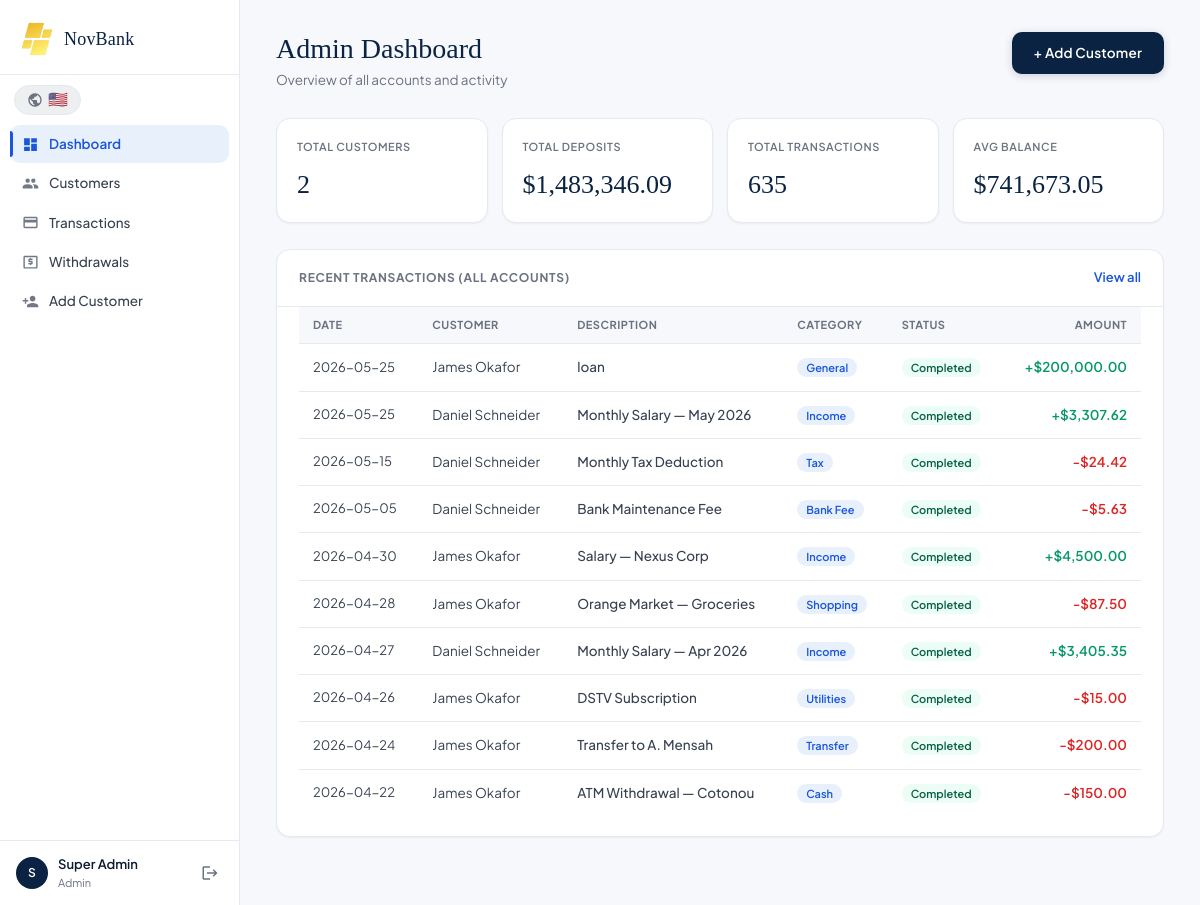
The page /admin (signed in) on the database its author committed.
### tables this page shows
CREATE TABLE transactions (
        id INTEGER PRIMARY KEY AUTOINCREMENT,
        user_id INTEGER,
        type TEXT,
        amount REAL,
        description TEXT,
        category TEXT DEFAULT 'General',
        balance_after REAL,
        status TEXT DEFAULT 'Completed',
        date TEXT DEFAULT CURRENT_TIMESTAMP,
        FOREIGN KEY(user_id) REFERENCES users(id)
    );

CREATE TABLE users (
        id INTEGER PRIMARY KEY AUTOINCREMENT,
        name TEXT NOT NULL,
        email TEXT UNIQUE NOT NULL,
        password TEXT NOT NULL,
        role TEXT DEFAULT 'customer',
        account_number TEXT UNIQUE,
        account_type TEXT DEFAULT 'Checking',
        balance REAL DEFAULT 0.0,
        routing_number TEXT DEFAULT '021000021',
        phone TEXT DEFAULT '',
        address TEXT DEFAULT '',
        frozen INTEGER DEFAULT 0,
        transfers_enabled INTEGER DEFAULT 0,
        created_at TEXT DEFAULT CURRENT_TIMESTAMP
    , member_since TEXT DEFAULT CURRENT_TIMESTAMP);

### app.py (the view)
@app.route("/admin")
@login_required
@admin_required
def admin_dashboard():
    con = get_db()
    total_users = con.execute("SELECT COUNT(*) as c FROM users WHERE role='customer'").fetchone()["c"]
    total_balance = con.execute("SELECT SUM(balance) as s FROM users WHERE role='customer'").fetchone()["s"] or 0
    total_txns = con.execute("SELECT COUNT(*) as c FROM transactions").fetchone()["c"]
    recent_txns = con.execute("""
        SELECT t.*, u.name as user_name FROM transactions t
        JOIN users u ON t.user_id = u.id ORDER BY t.date DESC LIMIT 10
    """).fetchall()
    con.close()
    return render_template("admin_dashboard.html",
                           total_users=total_users,
                           total_balance=total_balance,
                           total_txns=total_txns,
                           recent_txns=recent_txns,
                           name=session["name"])

### app.py (called while the page is built)
def get_db():
    con = sqlite3.connect(DB)
    con.row_factory = sqlite3.Row
    return con

def login_required(f):
    from functools import wraps
    @wraps(f)
    def decorated(*args, **kwargs):
        if "user_id" not in session:
            return redirect(url_for("login"))
        return f(*args, **kwargs)
    return decorated

def admin_required(f):
    from functools import wraps
    @wraps(f)
    def decorated(*args, **kwargs):
        if session.get("role") != "admin":
            return redirect(url_for("dashboard"))
        return f(*args, **kwargs)
    return decorated

### templates/admin_dashboard.html (shortened to what this page needs)
{% extends "base.html" %}
{% block content %}
<div class="page-header">
  <div>
    <h1 class="page-title">Admin Dashboard</h1>
    <p class="page-sub">Overview of all accounts and activity</p>
  </div>
  <div class="header-actions">
    <a href="{{ url_for('admin_add_customer') }}" class="btn-primary">+ Add Customer</a>
  </div>
</div>
<div class="metrics-grid">
  <div class="metric-card">
    <div class="metric-label">Total Customers</div>
    <div class="metric-value">{{ total_users }}</div>
  </div>
  <div class="metric-card">
    <div class="metric-label">Total Deposits</div>
    <div class="metric-value">${{ "{:,.2f}".format(total_balance) }}</div>
  </div>
  <div class="metric-card">
    <div class="metric-label">Total Transactions</div>
    <div class="metric-value">{{ total_txns }}</div>
  </div>
  <div class="metric-card">
    <div class="metric-label">Avg Balance</div>
    <div class="metric-value">${{ "{:,.2f}".format(total_balance / total_users if total_users > 0 else 0) }}</div>
  </div>
</div>
<div class="section-card">
  <div class="section-card-header">
    <h2 class="section-card-title">Recent Transactions (All Accounts)</h2>
    <a href="{{ url_for('admin_transactions') }}" class="see-all">View all</a>
  </div>
  <div class="data-table-wrap"><table class="data-table">
    <thead>
      <tr>
        <th>Date</th>
        <th>Customer</th>
        <th>Description</th>
        <th>Category</th>
        <th>Status</th>
        <th style="text-align:right">Amount</th>
      </tr>
    </thead>
    <tbody>
      {% for t in recent_txns %}
      <tr>
        <td class="td-date">{{ t['date'][:10] }}</td>
        <td>{{ t['user_name'] }}</td>
        <td class="td-desc">{{ t['description'] }}</td>
        <td><span class="cat-badge">{{ t['category'] }}</span></td>
        <td><span class="status-badge status-{{ t['status'].lower() }}">{{ t['status'] }}</span></td>
        <td class="td-amount {{ 'cr' if t['type']=='CR' else 'dr' }}">
          {{ '+' if t['type']=='CR' else '-' }}${{ "{:,.2f}".format(t['amount']) }}
        </td>
      </tr>
      {% endfor %}
    </tbody>
  </table></div>
</div>
{% endblock %}

### static/css/style.css (style rules this page uses)
*, *::before, *::after { box-sizing: border-box; margin: 0; padding: 0; }
:root { --navy: #0a2342; --navy-mid: #103a6e; --navy-light: #e8f0fb; --blue: #1a56db; --blue-hover: #1648c0; --gold: #b8860b; --gold-light: #fdf8ee; --white: #ffffff; --bg: #f7f8fc; --bg-card: #ffffff; --bg-hover: #f0f4ff; --text: #0d1b2e; --text-mid: #374151; --text-muted: #6b7280; --text-light: #9ca3af; --border: #e5e9f2; --border-mid: #d1d9e8; --green: #065f46; --green-bg: #ecfdf5; --green-border:#a7f3d0; --red: #991b1b; --red-bg: #fef2f2; --red-border: #fecaca; --amber: #92400e; --amber-bg: #fffbeb; --font: 'Plus Jakarta Sans', -apple-system, sans-serif; --font-serif: 'Playfair Display', Georgia, serif; --r-sm: 6px; --r-md: 10px; --r-lg: 14px; --r-xl: 20px; --shadow-xs: 0 1px 2px rgba(0,0,0,0.05); --shadow-sm: 0 1px 4px rgba(0,0,0,0.06), 0 2px 8px rgba(0,0,0,0.04); --shadow-md: 0 4px 16px rgba(0,0,0,0.08), 0 1px 4px rgba(0,0,0,0.04); --shadow-lg: 0 8px 32px rgba(0,0,0,0.10), 0 2px 8px rgba(0,0,0,0.05); }
html, body { height: 100%; font-family: var(--font); background: var(--bg); color: var(--text); font-size: 15px; -webkit-font-smoothing: antialiased; -moz-osx-font-smoothing: grayscale; line-height: 1.5; }
.page-header { display: flex; justify-content: space-between; align-items: flex-start; margin-bottom: 28px; }
.page-title { font-family: var(--font-serif); font-size: 28px; color: var(--navy); font-weight: 400; line-height: 1.2; }
.page-sub { font-size: 13.5px; color: var(--text-muted); margin-top: 4px; }
.header-actions { display: flex; gap: 10px; align-items: center; flex-wrap: wrap; }
.metrics-grid { display: grid; grid-template-columns: repeat(4, 1fr); gap: 14px; margin-bottom: 26px; }
.metric-card { background: var(--white); border: 1px solid var(--border); border-radius: var(--r-lg); padding: 20px 20px 18px; box-shadow: var(--shadow-xs); }
.metric-label { font-size: 11px; text-transform: uppercase; letter-spacing: 0.6px; color: var(--text-muted); margin-bottom: 10px; font-weight: 600; }
.metric-value { font-family: var(--font-serif); font-size: 26px; color: var(--navy); }
.section-card { background: var(--white); border: 1px solid var(--border); border-radius: var(--r-lg); padding: 0; margin-bottom: 20px; box-shadow: var(--shadow-xs); overflow: hidden; }
.section-card-header { display: flex; justify-content: space-between; align-items: center; padding: 18px 22px; border-bottom: 1px solid var(--border); }
.section-card-title { font-size: 12px; font-weight: 700; text-transform: uppercase; letter-spacing: 0.7px; color: var(--text-muted); }
.section-card > form, .section-card > .data-table-wrap, .section-card > table { padding: 0 22px 20px; }
.see-all { font-size: 13px; color: var(--blue); text-decoration: none; font-weight: 600; }
.data-table-wrap { overflow-x: auto; -webkit-overflow-scrolling: touch; }
.data-table { width: 100%; border-collapse: collapse; font-size: 13.5px; }
.data-table thead th { text-align: left; padding: 10px 14px; font-size: 11px; text-transform: uppercase; letter-spacing: 0.5px; color: var(--text-muted); font-weight: 700; border-bottom: 1px solid var(--border); background: var(--bg); white-space: nowrap; }
.data-table tbody td { padding: 13px 14px; border-bottom: 1px solid var(--border); vertical-align: middle; color: var(--text-mid); }
.data-table tbody tr:last-child td { border-bottom: none; }
.td-date { color: var(--text-muted); white-space: nowrap; font-size: 13px; }
.td-desc { color: var(--text); font-weight: 500; }
.td-amount { font-weight: 600; white-space: nowrap; text-align: right; }
.td-amount.cr { color: #059669; }
.td-amount.dr { color: #dc2626; }
.cat-badge { font-size: 11px; padding: 3px 9px; border-radius: 20px; background: var(--navy-light); color: var(--blue); font-weight: 600; white-space: nowrap; }
.status-badge { font-size: 11px; padding: 3px 9px; border-radius: 20px; font-weight: 600; white-space: nowrap; }
.status-badge.status-completed { background: var(--green-bg); color: var(--green); }
.btn-primary { display: inline-flex; align-items: center; justify-content: center; gap: 7px; background: var(--navy); color: #fff; padding: 11px 22px; border-radius: var(--r-md); font-size: 13.5px; font-weight: 600; border: none; cursor: pointer; text-decoration: none; transition: background 0.15s, transform 0.1s, box-shadow 0.15s; font-family: var(--font); letter-spacing: 0.2px; box-shadow: 0 2px 8px rgba(10,35,66,0.18); }

### rows shown on the page
transactions: date "2026-05-25", user_name "James Okafor", description "loan", category "General", status "Completed", type "+", amount "200,000.00"
transactions: date "2026-05-25", user_name "Daniel Schneider", description "Monthly Salary — May 2026", category "Income", status "Completed", type "+", amount "3,307.62"
transactions: date "2026-05-15", user_name "Daniel Schneider", description "Monthly Tax Deduction", category "Tax", status "Completed", type "-", amount "24.42"
transactions: date "2026-05-05", user_name "Daniel Schneider", description "Bank Maintenance Fee", category "Bank Fee", status "Completed", type "-", amount "5.63"
transactions: date "2026-04-30", user_name "James Okafor", description "Salary — Nexus Corp", category "Income", status "Completed", type "+", amount "4,500.00"
transactions: date "2026-04-28", user_name "James Okafor", description "Orange Market — Groceries", category "Shopping", status "Completed", type "-", amount "87.50"
transactions: date "2026-04-27", user_name "Daniel Schneider", description "Monthly Salary — Apr 2026", category "Income", status "Completed", type "+", amount "3,405.35"
transactions: date "2026-04-26", user_name "James Okafor", description "DSTV Subscription", category "Utilities", status "Completed", type "-", amount "15.00"
transactions: date "2026-04-24", user_name "James Okafor", description "Transfer to A. Mensah", category "Transfer", status "Completed", type "-", amount "200.00"
transactions: date "2026-04-22", user_name "James Okafor", description "ATM Withdrawal — Cotonou", category "Cash", status "Completed", type "-", amount "150.00"

### other values the page prints
{{ session.get('name', 'U')[0] }} "S"
{{ session.get('name') }} "Super Admin"
{{ session.get('role')|capitalize }} "Admin"
{{ total_users }} "2"
{{ "{:,.2f}".format(total_balance) }} "1,483,346.09"
{{ total_txns }} "635"
